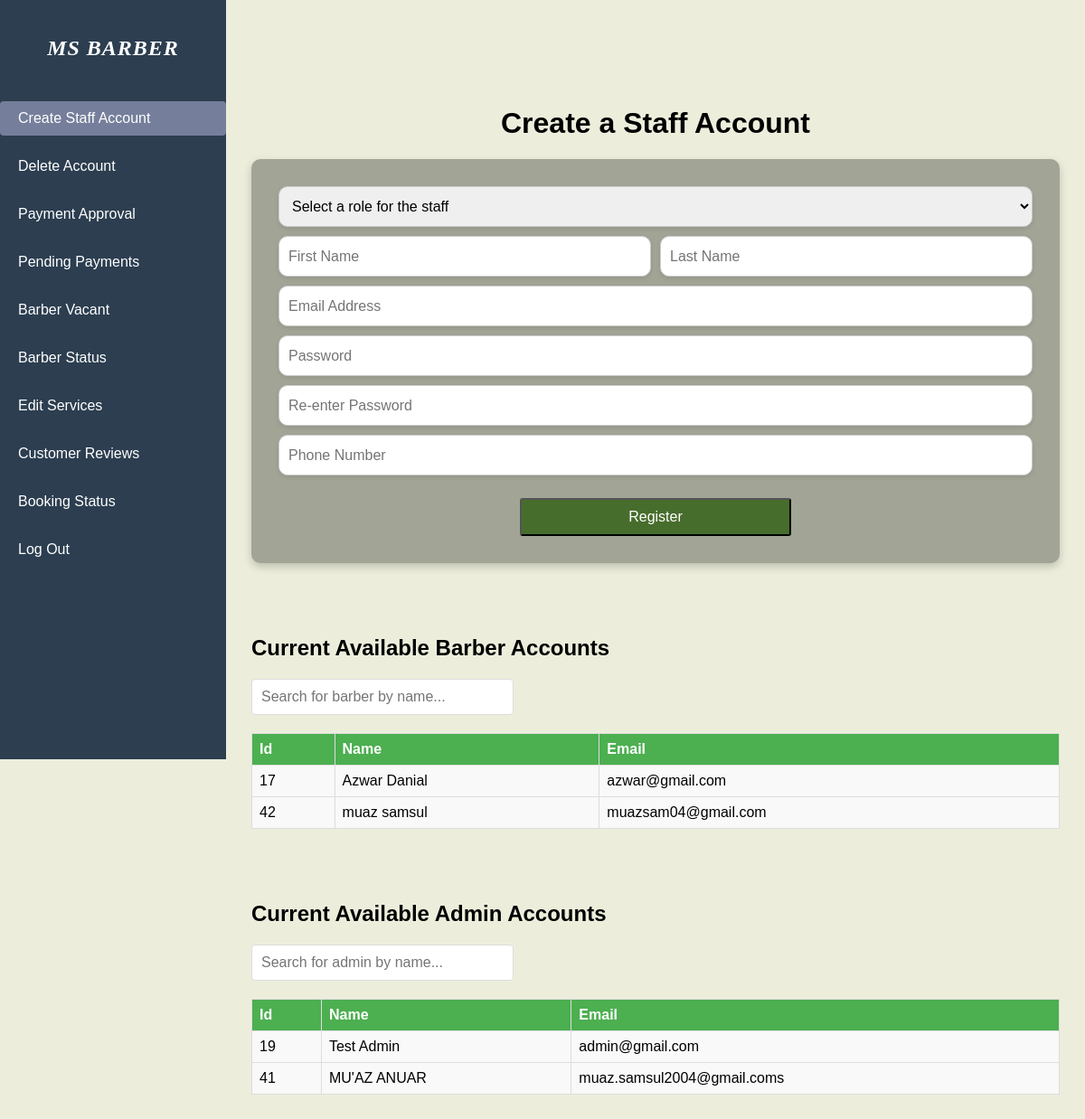
Page /admin-createbarber.php on the committed database.
### tables this page shows
CREATE TABLE `barber` (
  `barber_id` int(11) NOT NULL,
  `barber_email` varchar(50) NOT NULL,
  `barber_fname` varchar(50) NOT NULL,
  `barber_lname` varchar(50) NOT NULL,
  `barber_image` longblob NOT NULL,
  `barber_status` int(1) NOT NULL,
  `barber_password` varchar(255) NOT NULL,
  `barber_DOB` varchar(50) NOT NULL,
  `barber_phoneNumber` varchar(20) NOT NULL,
  `barber_exp` varchar(2) NOT NULL,
  `role` varchar(50) NOT NULL
);

### admin-createbarber.php (the view, shortened to what this page needs)
<?php
    include('connect.php');
    $queryBarber = "SELECT barber_fname, barber_lname, barber_id, barber_email, role FROM barber WHERE role = 'barber'";
    $resultBarber = mysqli_query($conn, $queryBarber);
    $queryAdmin = "SELECT barber_fname, barber_lname, barber_id, barber_email, role FROM barber WHERE role = 'admin'";
    $resultAdmin = mysqli_query($conn, $queryAdmin);
    function getCurrentPage() {
        return basename($_SERVER['PHP_SELF']);
    }
    $currentPage = getCurrentPage();
?>
<!DOCTYPE html>
<html lang="en">
<head>
    <link rel="stylesheet" href="createbarber-admin.css">
</head>
<body>
<header id="header">
        <div class="sidebar">
            <nav class="nav-bar">
                <a href="admin-homepage.php" class="logo"><span>MS Barber</span></a>
                <ul>
                    <li><a href="admin-createbarber.php" class="<?php echo ($currentPage == 'admin-createbarber.php') ? 'active' : ''; ?>">Create Staff Account</a></li>
                    <li><a href="admin-deleteaccount.php" class="<?php echo ($currentPage == 'admin-deleteaccount.php') ? 'active' : ''; ?>">Delete Account</a></li>
                    <li><a href="admin-payapproval.php" class="<?php echo ($currentPage == 'admin-payapproval.php') ? 'active' : ''; ?>">Payment Approval</a></li>
                    <li><a href="admin-pendingpayment.php" class="<?php echo ($currentPage == 'admin-pendingpayment.php') ? 'active' : ''; ?>">Pending Payments</a></li>
                    <li><a href="admin-updateavailable.php" class="<?php echo ($currentPage == 'admin-updateavailable.php') ? 'active' : ''; ?>">Barber Vacant</a></li>
                    <li><a href="admin-barberstatus.php" class="<?php echo ($currentPage == 'admin-barberstatus.php') ? 'active' : ''; ?>">Barber Status</a></li>
                    <li><a href="admin-editservice.php" class="<?php echo ($currentPage == 'admin-editservice.php') ? 'active' : ''; ?>">Edit Services</a></li>
                    <li><a href="admin-reviewcust.php" class="<?php echo ($currentPage == 'admin-reviewcust.php') ? 'active' : ''; ?>">Customer Reviews</a></li>
                    <li><a href="admin-barbermonitor.php" class="<?php echo ($currentPage == 'admin-barbermonitor.php') ? 'active' : ''; ?>">Booking Status</a></li>
                    <li><a href="user-logout.php">Log Out</a></li>
                </ul>
            </nav>
        </div>
    </header>
    <main>
    <h1>Create a Staff Account</h1>
    <div class="login-container">
        <div class="login-form">
            <form method="POST" action="" enctype="multipart/form-data">
                <select name="role" id="role" class="selection-button" onchange="toggleFields()">
                    <option value="select" selected>Select a role for the staff</option>
                </select>
                <div class="container-name">
                    <input type="text" class="rounded-textbox" placeholder="First Name" name="fname" id="fname" required>
                    <input type="text" class="rounded-textbox" placeholder="Last Name" name="lname" id="lname" required>
                </div>
                <input name="email" type="email" class="rounded-textbox" placeholder="Email Address" id="email" required>
                <input name="pass" type="password" class="rounded-textbox" placeholder="Password" id="password" required>
                <input name="re_enter_pass" type="password" class="rounded-textbox" placeholder="Re-enter Password" id="re_password" required>
                <input name="phone" type="tel" class="rounded-textbox" placeholder="Phone Number" required>
                <center><input class="rounded-button" type="submit" name="barber-register" value="Register"></input></center>
            </form>
        </div>
    </div>
    <h2>Current Available Barber Accounts</h2>
    <div class="search-container">
        <input type="text" id="searchBarber" onkeyup="filterTable('barberTable', this.value)" placeholder="Search for barber by name...">
    </div>
    <table id="barberTable">
        <tr>
            <th>Id</th>
            <th>Name</th>
            <th>Email</th>
        </tr>
        <?php
        if ($resultBarber && mysqli_num_rows($resultBarber) > 0) {
            while ($row = mysqli_fetch_assoc($resultBarber)) {
                echo "<tr>
                        <td>" . htmlspecialchars($row['barber_id']) . "</td>
                        <td>" . htmlspecialchars($row['barber_fname']) . " " . htmlspecialchars($row['barber_lname']) . "</td>
                        <td>" . htmlspecialchars($row['barber_email']) . "</td>
                      </tr>";
            }
        } else {
            echo "<tr><td colspan='3'>No barber accounts found.</td></tr>";
        }
        ?>
    </table>
        <h2>Current Available Admin Accounts</h2>
        <div class="search-container">
            <input type="text" id="searchAdmin" onkeyup="filterTable('adminTable', this.value)" placeholder="Search for admin by name...">
        </div>
        <table id="adminTable">
        <tr>
            <th>Id</th>
            <th>Name</th>
            <th>Email</th>
        </tr>
        <?php
            if ($resultAdmin && mysqli_num_rows($resultAdmin) > 0) {
                while ($row = mysqli_fetch_assoc($resultAdmin)) {
                    echo "<tr>
                            <td>" . htmlspecialchars($row['barber_id']) . "</td>
                            <td>" . htmlspecialchars($row['barber_fname']) . " " . htmlspecialchars($row['barber_lname']) . "</td>
                            <td>" . htmlspecialchars($row['barber_email']) . "</td>
                        </tr>";
                }
            } else {
                echo "<tr><td colspan='3'>No admin accounts found.</td></tr>";
            }
        ?>
        </table>
    </main>
</body>
</html>

### createbarber-admin.css (style rules this page uses)
body { background-color:#eceedb; font-family: Arial, Helvetica, sans-serif; }
header { position: -webkit-sticky; position: sticky; top: 0; transition: background-color 0.4s ease-in-out; }
.sidebar { width: 250px; background-color: #2c3e50; color: white; padding: 20px 0; position: fixed; height: 100vh; top: 0; left: 0; z-index: 1000; }
.sidebar .nav-bar ul li a:hover, .sidebar .nav-bar ul li a.active { color: #fff; background-color: #757f9b; border-radius: 4px; }
.nav-bar { padding: 0; display: flex; flex-direction: column; }
.nav-bar .logo { font-size: 24px; font-weight: bold; color: #fff; text-transform: uppercase; padding: 20px 20px 10px 20px; text-align: center; letter-spacing: 1px; margin-bottom: 20px; }
.nav-bar ul { list-style: none; padding: 0; margin: 0; }
.nav-bar ul li { margin: 15px 0; }
.nav-bar ul li a { color: #fff; text-decoration: none; font-size: 16px; font-weight: 500; padding: 10px 20px; display: block; border-radius: 5px; transition: background-color 0.3s, color 0.3s; }
main { margin-left: 250px; padding: 20px; flex-grow: 1; }
.logo { font-size: 30px; font-weight: bold; color: black; text-decoration: none; padding: 10px; transition: background-color 0.3s; cursor: pointer; font-family: 'Source Code Pro'; font-style: italic; }
.login-form { display: block; }
.rounded-textbox { flex: 1; padding: 10px; border-radius: 10px; font-size: 16px; height: 45px; box-shadow: 0 2px 5px rgba(0, 0, 0, 0.1); border: 1px solid #ccc; transition: border-color 0.3s; width: 100%; margin-bottom: 10px; box-sizing: border-box; }
.rounded-button { width: 300px; padding: 10px; background-color: #476d2c; color: white; border-radius: 3px; font-size: 16px; cursor: pointer; margin-top: 15px; }
.selection-button { flex: 1; padding: 10px; border-radius: 10px; font-size: 16px; height: 45px; box-shadow: 0 2px 5px rgba(0, 0, 0, 0.1); border: 1px solid #ccc; transition: border-color 0.3s; width: 100%; margin-bottom: 10px; }
h1 { text-align: center; margin-top: 90px; }
.login-container { display: flex; justify-content: center; align-items: center; margin: 0 auto; }
.login-form { background-color: #a2a596; padding: 30px; border-radius: 10px; box-shadow: 0 4px 10px rgba(0, 0, 0, 0.2); }
.container-name { display: flex; gap: 10px; }
table { width: 100%; border-collapse: collapse; margin-top: 20px; }
table th, table td { border: 1px solid #ddd; padding: 8px; text-align: left; }
table th { background-color: #4CAF50; color: white; }
table tr { min-height: 45px; background-color: #f9f9f9; }
.search-container { margin: 20px 0; width: 30%; }
.search-container input { width: 100%; padding: 10px; font-size: 16px; border: 1px solid #ddd; border-radius: 4px; }
h2 { margin-top: 80px; }

### rows in the picture
barber: barber_id "17", barber_fname "Azwar", barber_lname "Danial", barber_email "azwar@gmail.com"
barber: barber_id "42", barber_fname "muaz", barber_lname "samsul", barber_email "muazsam04@gmail.com"
barber: barber_id "19", barber_fname "Test", barber_lname "Admin", barber_email "admin@gmail.com"
barber: barber_id "41", barber_fname "MU'AZ", barber_lname "ANUAR", barber_email "muaz.samsul2004@gmail.coms"
